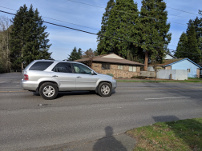
#> input picture samples/im3.jpg, 202 x 151 px
$ python image_stitching_skeleton.py samples/im3.jpg samples/im4.jpg samples/im4.jpg
#> lines starting #> are read from the running program, lines starting #| are printed output that depends on the picture
#> further down, img_1 is the input picture: shape (151, 202, 3); mean B, G, R 107.7, 107.7, 103
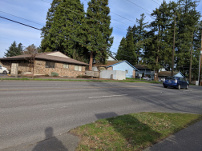
#> input picture samples/im4.jpg, 202 x 151 px
#> further down, img_2 is the input picture: shape (151, 202, 3); mean B, G, R 100.4, 105.2, 102.5
# To run enter the following command in the terminal: python3 im*.py

import cv2
import sys
import numpy as np

def ex_find_homography_ransac(list_pairs_matched_keypoints, threshold_ratio_inliers=0.85, threshold_reprojtion_error=3, max_num_trial=1000):
    '''
    Apply RANSAC algorithm to find a homography transformation matrix that align 2 sets of feature points, transform the first set of feature point to the second (e.g. warp image 1 to image 2)

    :param list_pairs_matched_keypoints: has the format as a list of pairs of matched points: [[[p1x,p1y],[p2x,p2y]],....]
    :param threshold_ratio_inliers: threshold on the ratio of inliers over the total number of samples, accept the estimated homography if ratio is higher than the threshold
    :param threshold_reprojtion_error: threshold of reprojection error (measured as euclidean distance, in pixels) to determine whether a sample is inlier or outlier
    :param max_num_trial: the maximum number of trials to do take sample and do testing to find the best homography matrix
    :return best_H: the best found homography matrix
    '''
    best_H = None

    # to be completed ...

    return best_H

def ex_extract_and_match_feature(img_1, img_2, ratio_robustness=0.7):
    '''
    1/ extract SIFT feature from image 1 and image 2,
    2/ use a bruteforce search to find pairs of matched features: for each feature point in img_1, find its best matched feature point in img_2
    3/ apply ratio test to select the set of robust matched points
    :param img_1: input image 1
    :param img_2: input image 2
    :param ratio_robustness: ratio for the robustness test
    :return list_pairs_matched_keypoints: has the format as list of pairs of matched points: [[[p1x,p1y],[p2x,p2y]]]
    '''
#> called with ratio_robustness = 0.7
    # ==============================
    # ===== 1/ extract features from input image 1 and image 2
    # ==============================

    # converting images from BGR color space to GRAY color space (algo only works with gray scale images?)
    gray_1 = cv2.cvtColor(img_1, cv2.COLOR_BGR2GRAY)
    gray_2 = cv2.cvtColor(img_2, cv2.COLOR_BGR2GRAY)
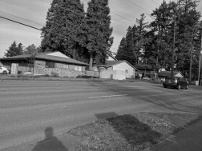
#> gray_2: shape (151, 202); min 0, max 243, mean 103.8

    # initiate SIFT detector
    sift = cv2.SIFT_create()

    # finding keypoints ("kp") in both img_1 and img_2
    kp_1 = sift.detect(gray_1, None)
#> kp_1 = 222 keypoints; strongest (x, y, size): (33, 76, 12.4), (166, 39, 1.8), (113, 56, 4.8), (168, 57, 3)
    kp_2 = sift.detect(gray_2, None)
#> kp_2 = 278 keypoints; strongest (x, y, size): (163, 70, 2.1), (156, 33, 2.5), (58, 54, 4.9), (179, 75, 3.4)

    # draws circles around each keypoint
    img_1 = cv2.drawKeypoints(gray_1, kp_1, img_1)
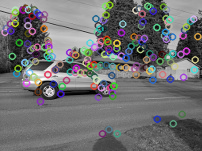
#> img_1: shape (151, 202, 3); mean B, G, R 112.1, 111.1, 110.9
    img_2 = cv2.drawKeypoints(gray_2, kp_2, img_2)

    # img_#_feat are images containing circles around keypoints
    img_1_feat = cv2.drawKeypoints(gray_1, kp_1,img_1, flags=cv2.DRAW_MATCHES_FLAGS_DRAW_RICH_KEYPOINTS)
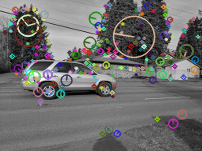
#> img_1_feat: shape (151, 202, 3); mean B, G, R 108.5, 109.5, 110.1
    img_2_feat = cv2.drawKeypoints(gray_2, kp_2, img_2, flags=cv2.DRAW_MATCHES_FLAGS_DRAW_RICH_KEYPOINTS)
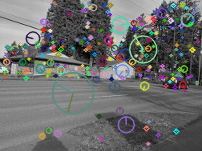
#> img_2_feat: shape (151, 202, 3); mean B, G, R 107.9, 108.6, 107.6

    # [9 lines of commented-out code are left out]
    kp_list_1, des_array_1 = sift.compute(gray_1, kp_1)
#> kp_list_1 has the same summary as kp_1
    kp_list_2, des_array_2 = sift.compute(gray_2, kp_2)
#> kp_list_2 has the same summary as kp_2


    # ==============================
    # ===== 2/ use bruteforce search to find a list of pairs of matched feature points
    # ==============================
    bf = cv2.BFMatcher()
    matched_keypoints = bf.knnMatch(des_array_1, des_array_2, k=2)
#> matched_keypoints = 222 matches
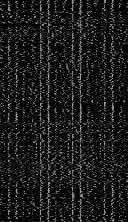
#> des_array_1: shape (222, 128) float32; min 0, max 209, mean 25.6

    # Apply ratio test
    list_pairs_matched_keypoints = [] # good matches
    for m, n in matched_keypoints:
        if m.distance < ratio_robustness * n.distance:
            list_pairs_matched_keypoints.append([m, n])
#> after the loop, list_pairs_matched_keypoints = 77 matches

    line_img = cv2.drawMatchesKnn(gray_1, kp_list_1, gray_2, kp_list_2, list_pairs_matched_keypoints, None, flags=cv2.DrawMatchesFlags_NOT_DRAW_SINGLE_POINTS)
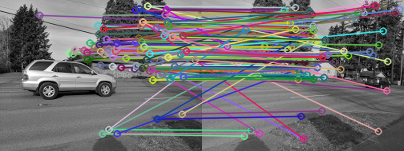
#> line_img: shape (151, 404, 3); mean of channels 0, 1, 2 112.8, 110.8, 112.7; drawn as B, G, R
    cv2.imshow("image", line_img)
    cv2.waitKey(0)

    return list_pairs_matched_keypoints

def ex_warp_blend_crop_image(img_1,H_1,img_2):
    '''
    1/ warp image img_1 using the homography H_1 to align it with image img_2 (using backward warping and bilinear resampling)
    2/ stitch image img_1 to image img_2 and apply average blending to blend the 2 images into a single panorama image
    3/ find the best bounding box for the resulting stitched image
    :param img_1:
    :param H_1:
    :param img_2:
    :return img_panorama: resulting panorama image
    '''
    img_panorama = None
    # =====  use a backward warping algorithm to warp the source
    # 1/ to do so, we first create the inverse transform; 2/ use bilinear interpolation for resampling
    # to be completed ...

    # ===== blend images: average blending
    # to be completed ...

    # ===== find the best bounding box for the resulting stitched image so that it will contain all pixels from 2 original images
    # to be completed ...

    return img_panorama

def stitch_images(img_1, img_2):
    '''
    :param img_1: input image 1. We warp this image to align and stich it to the image 2
    :param img_2: is the reference image. We will not warp this image
    :return img_panorama: the resulting stiched image
    '''
    print('==============================')
    print('===== stitch two images to generate one panorama image')
    print('==============================')

    # ===== extract and match features from image 1 and image 2
    list_pairs_matched_keypoints = ex_extract_and_match_feature(img_1=img_1, img_2=img_2, ratio_robustness=0.7)
#> list_pairs_matched_keypoints = 77 matches

    # ===== use RANSAC algorithm to find homography to warp image 1 to align it to image 2
    H_1 = ex_find_homography_ransac(list_pairs_matched_keypoints, threshold_ratio_inliers=0.85, threshold_reprojtion_error=3, max_num_trial=1000)

    # ===== warp image 1, blend it with image 2 using average blending to produce the resulting panorama image
    img_panorama = ex_warp_blend_crop_image(img_1=img_1,H_1=H_1, img_2=img_2)


    return img_panorama

if __name__ == "__main__":
    print('==================================================')
    print('PSU CS 410/510, Winter 2022, HW2: image stitching')
    print('==================================================')

    # path_file_image_1 = sys.argv[1]
    # path_file_image_2 = sys.argv[2]
    # path_file_image_result = sys.argv[3]

    path_file_image_1 = './samples/im3.jpg'
    path_file_image_2 = './samples/im4.jpg'
    # path_file_image_result = sys.argv[3]


    # ===== read 2 input images
    img_1 = cv2.imread(path_file_image_1)
    img_2 = cv2.imread(path_file_image_2)
    # [6 lines of commented-out code are left out]
    img_panorama = stitch_images(img_1=img_1, img_2=img_2)

    # ===== save panorama image
    # cv2.imwrite(filename=path_file_image_result, img=(img_panorama).clip(0.0, 255.0).astype(np.uint8))
